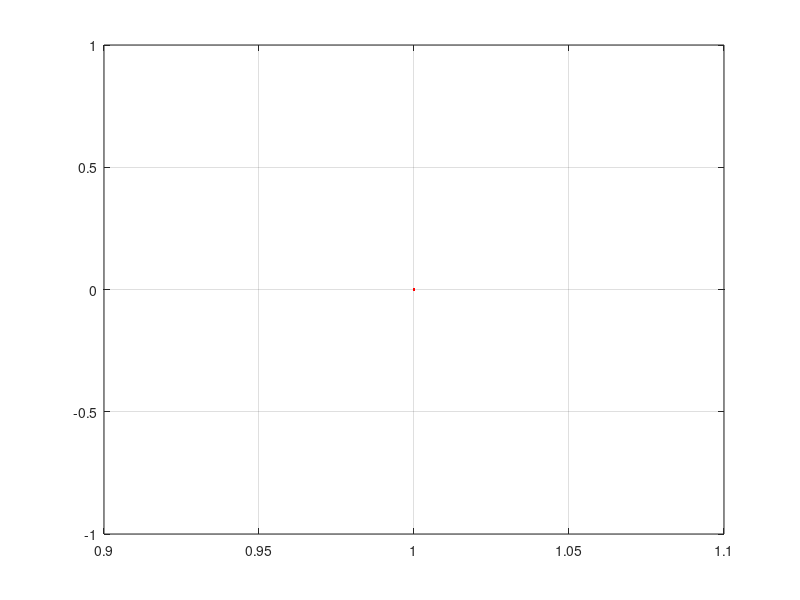

The MATLAB script that drew this image: (Note: this script raises an error after producing the figure.)
clear all; close all; clc
FS = 12;
%% 
X = [];
mat = dir('*.mat'); 
for q = 1:length(mat)
    load(mat(q).name);
    X = [Spikes;X];
end
%% WHT
x = X';
y = fwht(x);
y = abs(y);
E = sum(y,2);
E = sort(E,'descend');
figure,
plot(1:length(E),E,'LineWidth',2,'Color','red')
grid on
hold on
%% Sym 4
clear y
J = 1;
filt = 'sym4';
for i=1:length(x)
IC1 = wavedec(x(:,i), J,filt); 
y(:,i) = sort(abs(IC1),'descend');
end
E = sum(y,2);
plot(1:length(E),E,'LineWidth',2,'Color','blue')
legend('WHT @ 20 kHz','Sym4 @ 20 kHz','fontsize',FS)
xlabel('Sorted Coefficinet')
ylabel('Total Per-Sample Energy')
a = get(gca,'XTickLabel');
set(gca,'XTickLabel',a,'fontsize',FS)